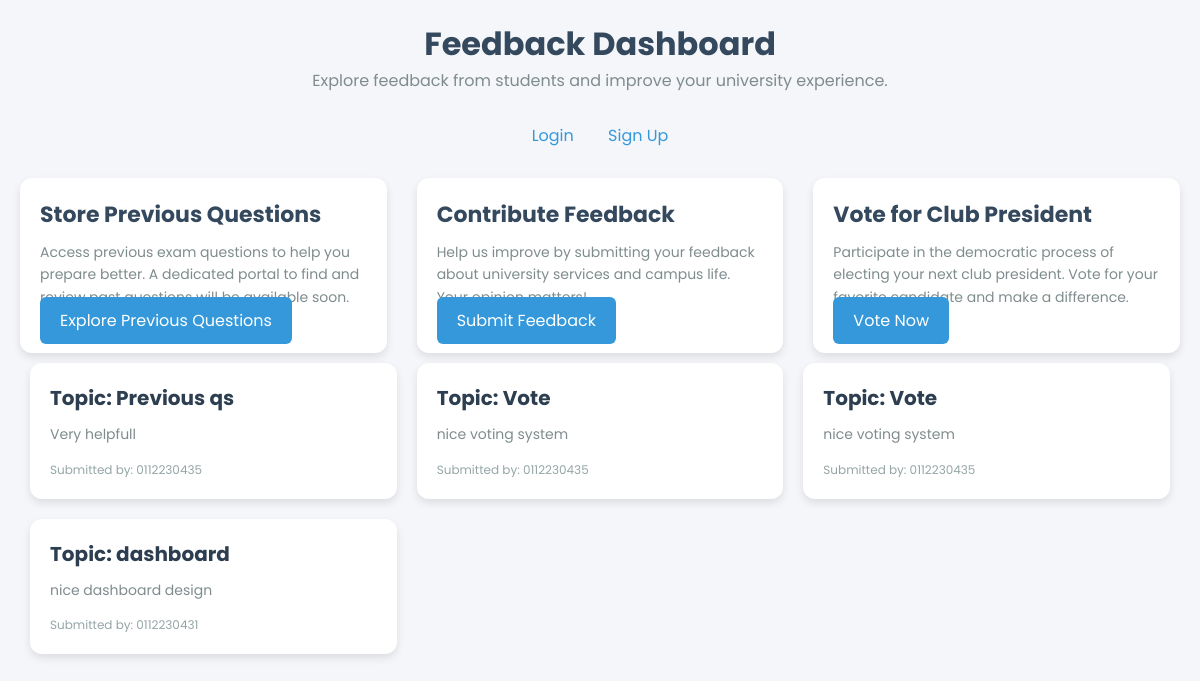
Screenshot of /LandingPage/index.php with the database file from the repository.
### tables this page shows
CREATE TABLE `feedbacks` (
  `id` int(11) NOT NULL,
  `studentId` varchar(200) NOT NULL,
  `topic` varchar(100) NOT NULL,
  `description` varchar(1000) NOT NULL,
  `ftime` datetime NOT NULL DEFAULT current_timestamp()
);

### LandingPage/index.php (the view, shortened to what this page needs)
<!DOCTYPE html>
<html lang="en">
<head>
</head>
<body>
    <div class="header">
        <h1>Feedback Dashboard</h1>
        <p>Explore feedback from students and improve your university experience.</p>
    </div>
    <div class="nav-links">
        <a href="login.php">Login</a>
        <a href="signup.php">Sign Up</a>
    </div>
    <div class="feature-card-container">
        <div class="feature-card">
            <h3>Store Previous Questions</h3>
            <p>Access previous exam questions to help you prepare better. A dedicated portal to find and review past questions will be available soon.</p>
            <a href="previous_questions.php" class="feature-btn">Explore Previous Questions</a>
        </div>
        <div class="feature-card">
            <h3>Contribute Feedback</h3>
            <p>Help us improve by submitting your feedback about university services and campus life. Your opinion matters!</p>
            <a href="FeedbackForm.php" class="feature-btn">Submit Feedback</a>
        </div>
        <div class="feature-card">
            <h3>Vote for Club President</h3>
            <p>Participate in the democratic process of electing your next club president. Vote for your favorite candidate and make a difference.</p>
            <a href="club_vote.php" class="feature-btn">Vote Now</a>
        </div>
    </div>
    <div class="card-container">
        <?php
        $conn = new mysqli('localhost', 'root', '', 'MyProject');
        $sql = "SELECT topic, studentId, description FROM feedbacks";
        $result = $conn->query($sql);
        if ($result->num_rows > 0) {
            while ($row = $result->fetch_assoc()) {
                echo "<div class='card'>";
                echo "<h3>Topic: " . $row['topic'] . "</h3>";
                echo "<p>" . $row['description'] . "</p>";
                echo "<div class='student-info'>Submitted by: " . $row['studentId'] . "</div>";
                echo "</div>";
            }
        } else {
            echo "<p>No feedback available.</p>";
        }
        ?>
    </div>
</body>
</html>

### LandingPage/index.php (style rules this page uses)
* { font-family: 'Poppins', sans-serif; margin: 0; padding: 0; box-sizing: border-box; }
body { background-color: #f4f6f9; padding: 20px; }
.header { text-align: center; margin-bottom: 30px; }
.header h1 { font-size: 32px; color: #34495e; }
.header p { font-size: 16px; color: #7f8c8d; }
.nav-links { text-align: center; margin-bottom: 20px; }
.nav-links a { margin: 0 15px; text-decoration: none; color: #3498db; font-size: 16px; }
.card-container { display: grid; grid-template-columns: repeat(auto-fit, minmax(300px, 1fr)); gap: 20px; padding: 10px; }
.card { background: #fff; border-radius: 12px; padding: 20px; box-shadow: 0px 4px 8px rgba(0, 0, 0, 0.1); transition: transform 0.2s ease, box-shadow 0.2s ease; }
.card h3 { font-size: 20px; color: #2c3e50; margin-bottom: 10px; }
.card p { font-size: 14px; color: #7f8c8d; line-height: 1.6; }
.card .student-info { margin-top: 15px; font-size: 12px; color: #95a5a6; }
.feature-card-container { margin-top: 30px; display: grid; grid-template-columns: repeat(auto-fit, minmax(280px, 1fr)); gap: 30px; }
.feature-card { background-color: #ffffff; border-radius: 12px; padding: 20px; box-shadow: 0px 4px 8px rgba(0, 0, 0, 0.1); transition: transform 0.3s ease, box-shadow 0.3s ease; }
.feature-card h3 { font-size: 22px; color: #34495e; margin-bottom: 10px; }
.feature-card p { font-size: 14px; color: #7f8c8d; line-height: 1.6; }
.feature-btn { background-color: #3498db; color: #fff; padding: 12px 20px; border: none; border-radius: 6px; cursor: pointer; font-size: 16px; text-decoration: none; }

### rows the page displays
feedbacks: topic "Previous qs", description "Very helpfull", studentId "0112230435"
feedbacks: topic "Vote", description "nice voting system", studentId "0112230435"
feedbacks: topic "Vote", description "nice voting system", studentId "0112230435"
feedbacks: topic "dashboard", description "nice dashboard design", studentId "0112230431"
